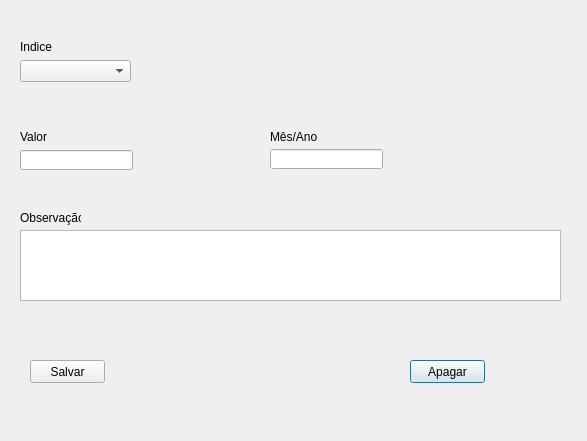
<?xml version="1.0" encoding="UTF-8"?>
<ui version="4.0">
 <class>ValorDesvalorizacao</class>
 <widget class="QDialog" name="ValorDesvalorizacao">
  <property name="geometry">
   <rect>
    <x>0</x>
    <y>0</y>
    <width>587</width>
    <height>441</height>
   </rect>
  </property>
  <property name="windowTitle">
   <string>Dialog</string>
  </property>
  <widget class="QLabel" name="label">
   <property name="geometry">
    <rect>
     <x>20</x>
     <y>40</y>
     <width>47</width>
     <height>13</height>
    </rect>
   </property>
   <property name="text">
    <string>Indice</string>
   </property>
  </widget>
  <widget class="QLabel" name="label_3">
   <property name="geometry">
    <rect>
     <x>270</x>
     <y>130</y>
     <width>47</width>
     <height>13</height>
    </rect>
   </property>
   <property name="text">
    <string>Mês/Ano</string>
   </property>
  </widget>
  <widget class="QTextEdit" name="textEdit">
   <property name="geometry">
    <rect>
     <x>20</x>
     <y>230</y>
     <width>541</width>
     <height>71</height>
    </rect>
   </property>
  </widget>
  <widget class="QPushButton" name="pbApagar">
   <property name="geometry">
    <rect>
     <x>410</x>
     <y>360</y>
     <width>75</width>
     <height>23</height>
    </rect>
   </property>
   <property name="text">
    <string>Apagar</string>
   </property>
  </widget>
  <widget class="QComboBox" name="comboBox">
   <property name="geometry">
    <rect>
     <x>20</x>
     <y>60</y>
     <width>111</width>
     <height>22</height>
    </rect>
   </property>
  </widget>
  <widget class="QLabel" name="label_4">
   <property name="geometry">
    <rect>
     <x>20</x>
     <y>210</y>
     <width>61</width>
     <height>16</height>
    </rect>
   </property>
   <property name="text">
    <string>Observação</string>
   </property>
  </widget>
  <widget class="QLabel" name="label_2">
   <property name="geometry">
    <rect>
     <x>20</x>
     <y>130</y>
     <width>47</width>
     <height>13</height>
    </rect>
   </property>
   <property name="text">
    <string>Valor</string>
   </property>
  </widget>
  <widget class="QLineEdit" name="lineEdit_2">
   <property name="geometry">
    <rect>
     <x>270</x>
     <y>149</y>
     <width>113</width>
     <height>20</height>
    </rect>
   </property>
  </widget>
  <widget class="QLineEdit" name="lineEdit">
   <property name="geometry">
    <rect>
     <x>20</x>
     <y>150</y>
     <width>113</width>
     <height>20</height>
    </rect>
   </property>
  </widget>
  <widget class="QPushButton" name="pbSalvarEditar">
   <property name="geometry">
    <rect>
     <x>30</x>
     <y>360</y>
     <width>75</width>
     <height>23</height>
    </rect>
   </property>
   <property name="text">
    <string>Salvar</string>
   </property>
  </widget>
 </widget>
 <resources/>
 <connections/>
</ui>
